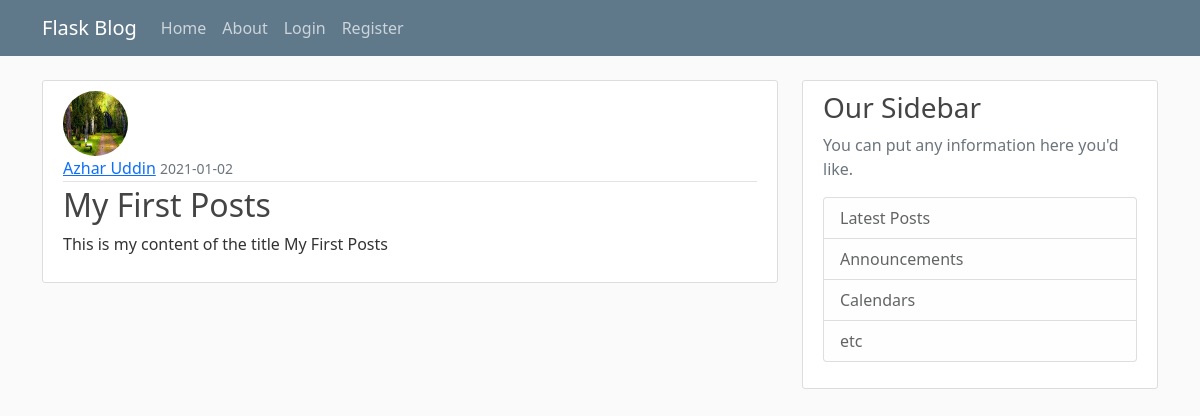
/post/1, run on an earlier commit of the app's database.
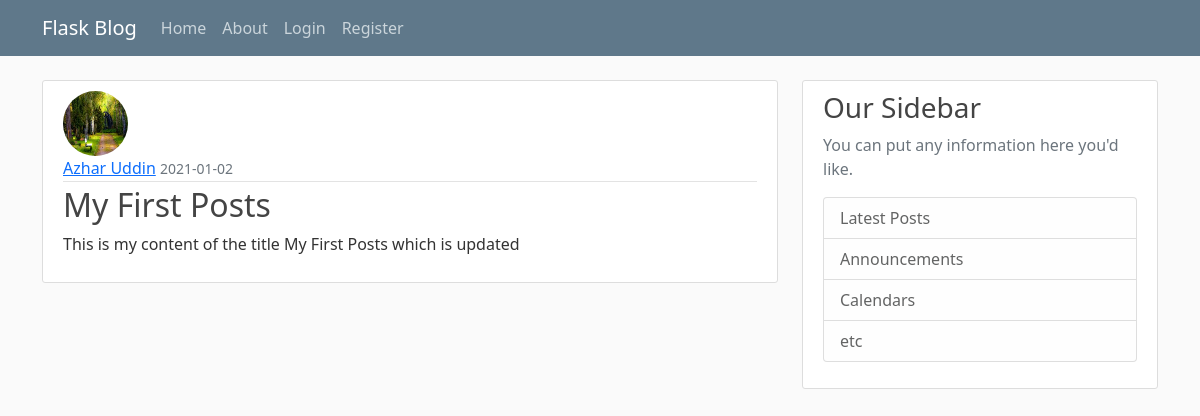
And on a later commit of the database.
### flaskblog/models.py (models this page shows, shortened)
class Posts(db.Model):
    id = db.Column(db.Integer, primary_key=True)
    title = db.Column(db.String(100), nullable=False)
    date_posted = db.Column(db.DateTime, nullable=False,
                            default=datetime.utcnow)
    content = db.Column(db.Text, nullable=False)
    user_id = db.Column(db.Integer, db.ForeignKey('user.id'), nullable=False)

### flaskblog/routes.py (the view)
@app.route('/post/<int:post_id>')
def post(post_id):
    post = Posts.query.get_or_404(post_id)
    return render_template('post.html',title=post.title,post=post)

### flaskblog/templates/post.html
{% extends "layout.html" %}
{% block content %}
<article class="media content-section">
    <img class="rounded-circle article-img" src="{{url_for('static',filename='img/'+post.author.image_file)}}">
    <div class="media-body">
        <div class="article-metadata">
            <a class="mr-2" href="#">{{ post.author.username }}</a>
            <small class="text-muted">{{ post.date_posted.strftime('%Y-%m-%d') }}</small>
        </div>
        <h2 class="article-title">{{ post.title }}</a></h2>
        <p class="article-content">{{ post.content }}</p>
    </div>
</article>
{% endblock content %}

What changed in the data, as far as the page shows it:
changed Posts "My First Posts": content "This is my content of the title My First Posts" → "This is my content of the title My First Posts which is updated"
